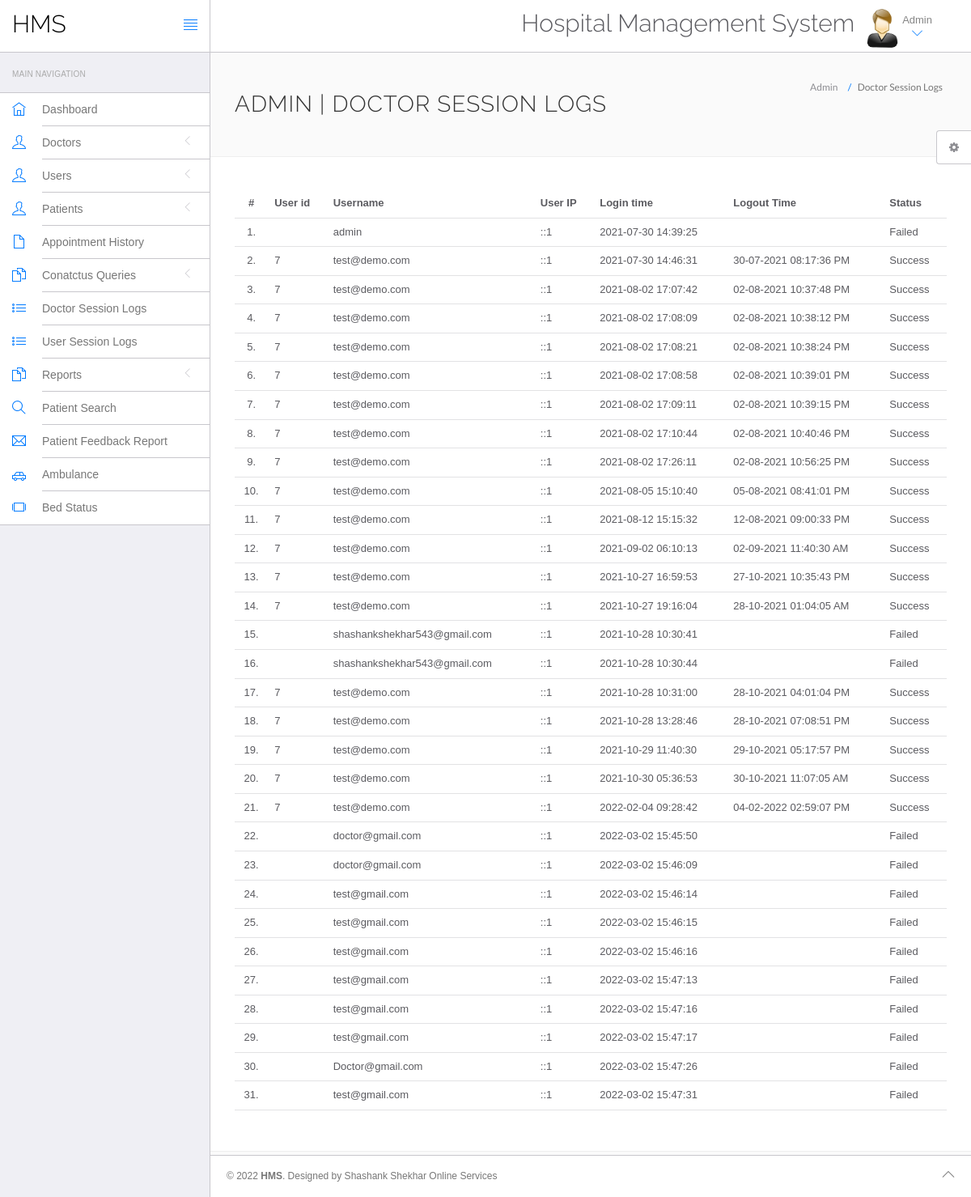
The page /hms/admin/doctor-logs.php (signed in) on the database its author committed.
### tables this page shows
CREATE TABLE `doctorslog` (
  `id` int(11) NOT NULL,
  `uid` int(11) DEFAULT NULL,
  `username` varchar(255) DEFAULT NULL,
  `userip` binary(16) DEFAULT NULL,
  `loginTime` timestamp NULL DEFAULT current_timestamp(),
  `logout` varchar(255) DEFAULT NULL,
  `status` int(11) DEFAULT NULL
);

### hms/admin/doctor-logs.php (the view, shortened to what this page needs)
<?php
include('include/config.php');
?>
<!DOCTYPE html>
<html lang="en">
	<head>
		<link rel="stylesheet" href="vendor/bootstrap/css/bootstrap.min.css">
		<link rel="stylesheet" href="vendor/fontawesome/css/font-awesome.min.css">
		<link rel="stylesheet" href="vendor/themify-icons/themify-icons.min.css">
		<link href="vendor/animate.css/animate.min.css" rel="stylesheet" media="screen">
		<link href="vendor/perfect-scrollbar/perfect-scrollbar.min.css" rel="stylesheet" media="screen">
		<link href="vendor/switchery/switchery.min.css" rel="stylesheet" media="screen">
		<link href="vendor/bootstrap-touchspin/jquery.bootstrap-touchspin.min.css" rel="stylesheet" media="screen">
		<link href="vendor/select2/select2.min.css" rel="stylesheet" media="screen">
		<link href="vendor/bootstrap-datepicker/bootstrap-datepicker3.standalone.min.css" rel="stylesheet" media="screen">
		<link href="vendor/bootstrap-timepicker/bootstrap-timepicker.min.css" rel="stylesheet" media="screen">
		<link rel="stylesheet" href="assets/css/styles.css">
		<link rel="stylesheet" href="assets/css/plugins.css">
		<link rel="stylesheet" href="assets/css/themes/theme-1.css" id="skin_color" />
	</head>
	<body>
		<div id="app">
<?php include('include/sidebar.php');?>
			<div class="app-content">
					<?php include('include/header.php');?>
				<div class="main-content" >
					<div class="wrap-content container" id="container">
						<section id="page-title">
							<div class="row">
								<div class="col-sm-8">
									<h1 class="mainTitle">Admin  | Doctor Session Logs</h1>
																	</div>
								<ol class="breadcrumb">
									<li>
										<span>Admin </span>
									</li>
									<li class="active">
										<span>Doctor Session Logs</span>
									</li>
								</ol>
							</div>
						</section>
						<div class="container-fluid container-fullw bg-white">
									<div class="row">
								<div class="col-md-12">
									<table class="table table-hover" id="sample-table-1">
										<thead>
											<tr>
												<th class="center">#</th>
												<th class="hidden-xs">User id</th>
												<th>Username</th>
												<th>User IP</th>
												<th>Login time</th>
												<th>Logout Time </th>
												<th> Status </th>
											</tr>
										</thead>
										<tbody>
<?php
$sql=mysqli_query($con,"select * from doctorslog ");
$cnt=1;
while($row=mysqli_fetch_array($sql))
{
?>
											<tr>
												<td class="center"><?php echo $cnt;?>.</td>
												<td class="hidden-xs"><?php echo $row['uid'];?></td>
												<td class="hidden-xs"><?php echo $row['username'];?></td>
												<td><?php echo $row['userip'];?></td>
												<td><?php echo $row['loginTime'];?></td>
												<td><?php echo $row['logout'];?>
												</td>
												<td>
<?php if($row['status']==1)
{
	echo "Success";
}
else
{
	echo "Failed";
}?>
</td>
											</tr>
											<?php
$cnt=$cnt+1;
											 }?>
										</tbody>
									</table>
								</div>
							</div>
								</div>
					</div>
				</div>
			</div>
	<?php include('include/footer.php');?>
	<?php include('include/setting.php');?>
		</div>
	</body>
</html>

### hms/admin/assets/css/themes/theme-1.css (style rules this page uses)
body { background: #FAFAFA; }

### rows shown on the page
doctorslog: username "admin", userip "::1", loginTime "2021-07-30 14:39:25", status "Failed"
doctorslog: uid "7", username "test@demo.com", userip "::1", loginTime "2021-07-30 14:46:31", logout "30-07-2021 08:17:36 PM", status "Success"
doctorslog: uid "7", username "test@demo.com", userip "::1", loginTime "2021-08-02 17:07:42", logout "02-08-2021 10:37:48 PM", status "Success"
doctorslog: uid "7", username "test@demo.com", userip "::1", loginTime "2021-08-02 17:08:09", logout "02-08-2021 10:38:12 PM", status "Success"
doctorslog: uid "7", username "test@demo.com", userip "::1", loginTime "2021-08-02 17:08:21", logout "02-08-2021 10:38:24 PM", status "Success"
doctorslog: uid "7", username "test@demo.com", userip "::1", loginTime "2021-08-02 17:08:58", logout "02-08-2021 10:39:01 PM", status "Success"
doctorslog: uid "7", username "test@demo.com", userip "::1", loginTime "2021-08-02 17:09:11", logout "02-08-2021 10:39:15 PM", status "Success"
doctorslog: uid "7", username "test@demo.com", userip "::1", loginTime "2021-08-02 17:10:44", logout "02-08-2021 10:40:46 PM", status "Success"
doctorslog: uid "7", username "test@demo.com", userip "::1", loginTime "2021-08-02 17:26:11", logout "02-08-2021 10:56:25 PM", status "Success"
doctorslog: uid "7", username "test@demo.com", userip "::1", loginTime "2021-08-05 15:10:40", logout "05-08-2021 08:41:01 PM", status "Success"
doctorslog: uid "7", username "test@demo.com", userip "::1", loginTime "2021-08-12 15:15:32", logout "12-08-2021 09:00:33 PM", status "Success"
doctorslog: uid "7", username "test@demo.com", userip "::1", loginTime "2021-09-02 06:10:13", logout "02-09-2021 11:40:30 AM", status "Success"
doctorslog: uid "7", username "test@demo.com", userip "::1", loginTime "2021-10-27 16:59:53", logout "27-10-2021 10:35:43 PM", status "Success"
doctorslog: uid "7", username "test@demo.com", userip "::1", loginTime "2021-10-27 19:16:04", logout "28-10-2021 01:04:05 AM", status "Success"
doctorslog: username "shashankshekhar543@gmail.com", userip "::1", loginTime "2021-10-28 10:30:41", status "Failed"
doctorslog: username "shashankshekhar543@gmail.com", userip "::1", loginTime "2021-10-28 10:30:44", status "Failed"
doctorslog: uid "7", username "test@demo.com", userip "::1", loginTime "2021-10-28 10:31:00", logout "28-10-2021 04:01:04 PM", status "Success"
doctorslog: uid "7", username "test@demo.com", userip "::1", loginTime "2021-10-28 13:28:46", logout "28-10-2021 07:08:51 PM", status "Success"
doctorslog: uid "7", username "test@demo.com", userip "::1", loginTime "2021-10-29 11:40:30", logout "29-10-2021 05:17:57 PM", status "Success"
doctorslog: uid "7", username "test@demo.com", userip "::1", loginTime "2021-10-30 05:36:53", logout "30-10-2021 11:07:05 AM", status "Success"
doctorslog: uid "7", username "test@demo.com", userip "::1", loginTime "2022-02-04 09:28:42", logout "04-02-2022 02:59:07 PM", status "Success"
doctorslog: username "doctor@gmail.com", userip "::1", loginTime "2022-03-02 15:45:50", status "Failed"
doctorslog: username "doctor@gmail.com", userip "::1", loginTime "2022-03-02 15:46:09", status "Failed"
doctorslog: username "test@gmail.com", userip "::1", loginTime "2022-03-02 15:46:14", status "Failed"
doctorslog: username "test@gmail.com", userip "::1", loginTime "2022-03-02 15:46:15", status "Failed"
doctorslog: username "test@gmail.com", userip "::1", loginTime "2022-03-02 15:46:16", status "Failed"
doctorslog: username "test@gmail.com", userip "::1", loginTime "2022-03-02 15:47:13", status "Failed"
doctorslog: username "test@gmail.com", userip "::1", loginTime "2022-03-02 15:47:16", status "Failed"
doctorslog: username "test@gmail.com", userip "::1", loginTime "2022-03-02 15:47:17", status "Failed"
doctorslog: username "Doctor@gmail.com", userip "::1", loginTime "2022-03-02 15:47:26", status "Failed"
doctorslog: username "test@gmail.com", userip "::1", loginTime "2022-03-02 15:47:31", status "Failed"
